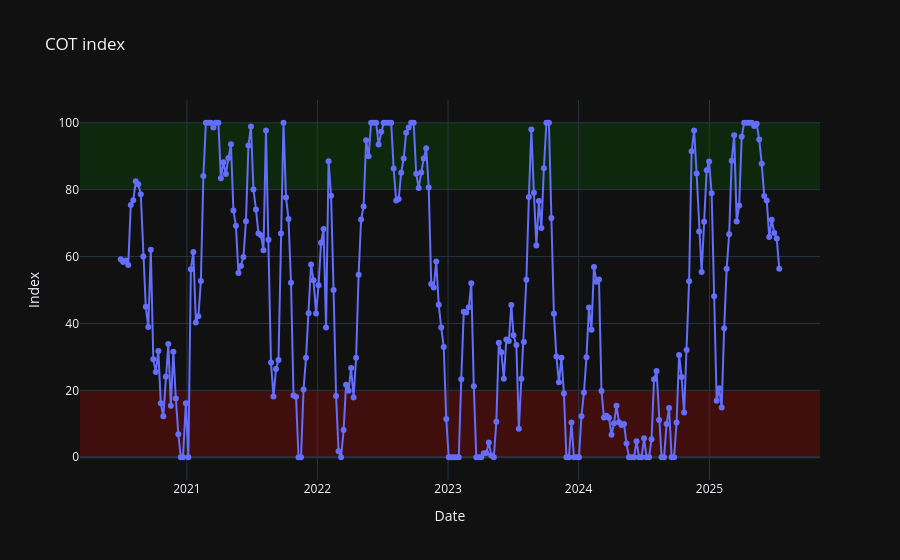

Notebook code for this chart:
### Markdown cell above
### Plotting COT index

### Code cell
import plotly.express as px

fig = px.line(commercials_df.reset_index(), x='Date', y='Index', title='COT index', markers=True, template='plotly_dark')

# Add green shaded area (e.g. for high index range)
fig.add_shape(
    type='rect',
    xref='paper',  # entire x-axis
    yref='y',
    x0=0,
    x1=1,
    y0=80,
    y1=100,
    fillcolor='green',
    opacity=0.2,
    line_width=0,
    layer='below'
)

# Add red shaded area (e.g. for low index range)
fig.add_shape(
    type='rect',
    xref='paper',
    yref='y',
    x0=0,
    x1=1,
    y0=0,
    y1=20,
    fillcolor='red',
    opacity=0.2,
    line_width=0,
    layer='below'
)

fig.write_html("plots/commercials_index.html")
fig.show()

### Figure 1 — Plotly figure (JSON) as saved in the notebook; plotly's stock layout.template omitted (floating-point values rounded to 4 significant figures; data arrays with more than 128 entries replaced by an {"elided": "..."} marker saying what was removed)
{"data": [{"hovertemplate": "Date=%{x}<br>Index=%{y}<extra></extra>", "legendgroup": "", "line": {"color": "#636efa", "dash": "solid"}, "marker": {"symbol": "circle"}, "mode": "lines+markers", "name": "", "orientation": "v", "showlegend": false, "type": "scatter", "x": {"elided": "264 str values"}, "xaxis": "x", "y": {"elided": "264 float values"}, "yaxis": "y"}], "layout": {"legend": {"tracegroupgap": 0}, "shapes": [{"fillcolor": "green", "layer": "below", "line": {"width": 0}, "opacity": 0.2, "type": "rect", "x0": 0, "x1": 1, "xref": "paper", "y0": 80, "y1": 100, "yref": "y"}, {"fillcolor": "red", "layer": "below", "line": {"width": 0}, "opacity": 0.2, "type": "rect", "x0": 0, "x1": 1, "xref": "paper", "y0": 0, "y1": 20, "yref": "y"}], "title": {"text": "COT index"}, "xaxis": {"anchor": "y", "domain": [0, 1], "title": {"text": "Date"}}, "yaxis": {"anchor": "x", "domain": [0, 1], "title": {"text": "Index"}}}}
